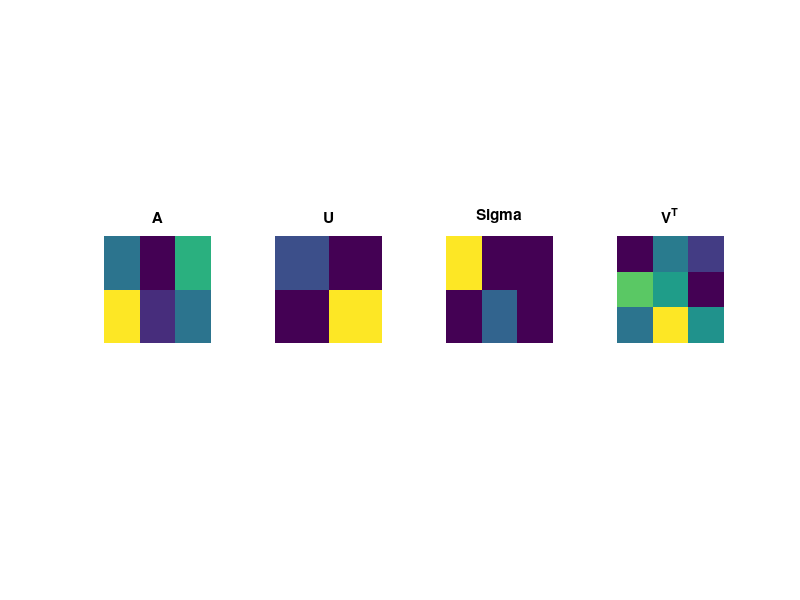
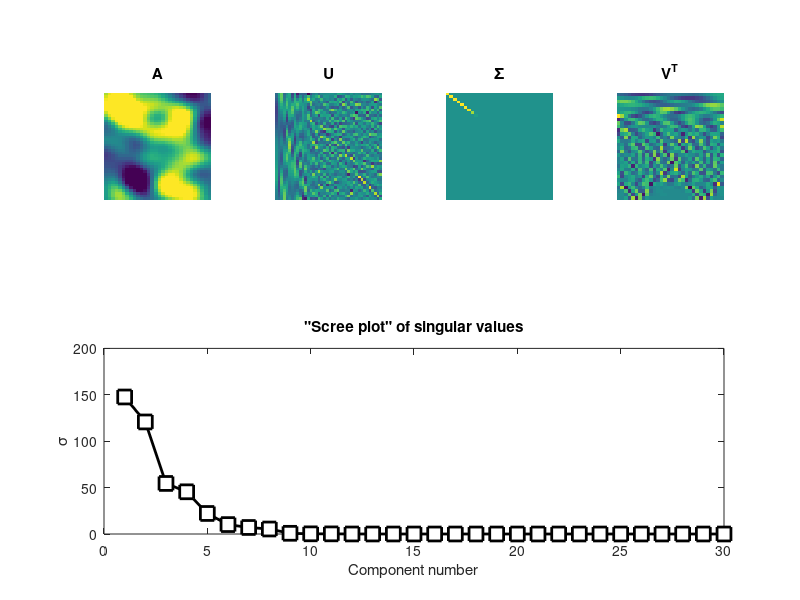
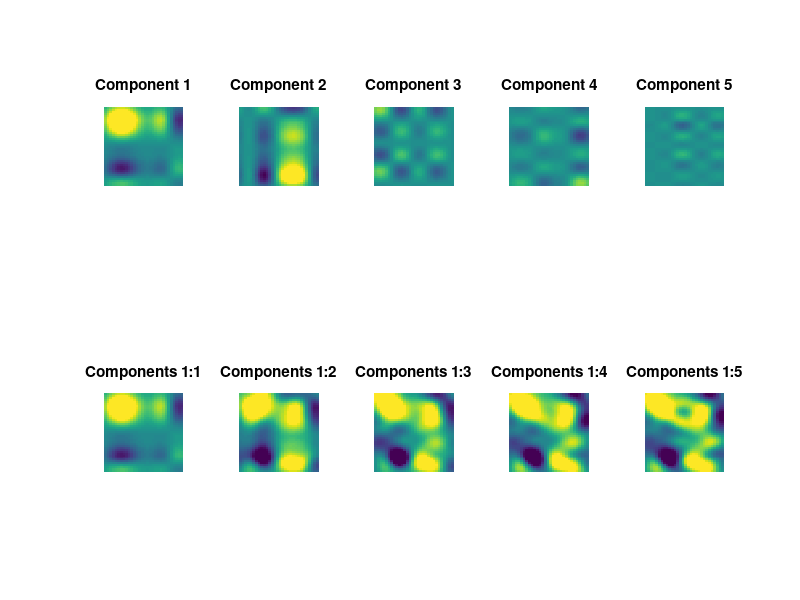
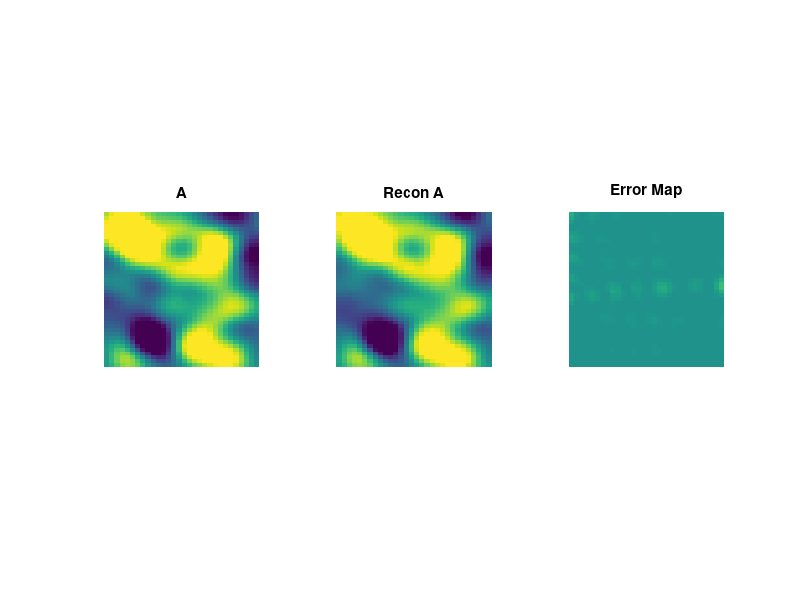

Write the MATLAB code that produced these figures, in order. (Note: this script raises an error after producing the figures.)
%% Singular Value Decomposition

% Define a matrix
A = [3 0 5; 8 1 3];

[U,S,V] = svd(A);

figure(1), clf
subplot(141), imagesc(A)
axis square, axis off, title("A")

subplot(142), imagesc(U)
axis square, axis off, title("U")

subplot(143), imagesc(S)
axis square, axis off, title("\Sigma")

subplot(144), imagesc(V')
axis square, axis off, title("V^T")

[A*V(:,1) S(1)*U(:,1)]

%% Code Challenge: SVD vs. eigendecomposition for square symmetric matrices
% Create a symmetric marix, eg, 5x5
% compute eigandecomposition (W,L) and SVD (U,S,V)
% Create images of all matrices
% Compare U and V, and U and W

A = randn(5);
A = A'*A;

%eig and sort
[W,L] = eig(A);
[d,sidx] = sort(diag(L), "descend");
% recreate L based on sorted vlaues
L = diag(d);
W = W(:,sidx); %rows preserved, columns changed


%svd
[U,S,V] = svd(A);

figure(2), clf
subplot(231), imagesc(W), title("W (eig)"), axis square
subplot(232), imagesc(L), title("\Lambda (eig)"), axis square
subplot(234), imagesc(U), title("U (svd)"), axis square
subplot(235), imagesc(S), title("S (svd)"), axis square
subplot(236), imagesc(V), title("V (svd)"), axis square

%% Relation between Singular Values and Eiganvalues
% Case 1: eig(A'*A) vs svd(A)

A = [3 1 0; 1 1 0];

[sort(nonzeros(eig(A'*A))) sort(svd(A)).^2] % They are the same

% Case 2: eig(A'*A) vs svd(A'*A)

[sort(eig(A'*A)) sort(svd(A'*A))]

% Case 3a: eig(A) vs svd(A), real-valued eigs
A = [3 1 0; 1 1 0; 1 1 1];

[sort(eig(A)) sort(svd(A))] % not the same, and no clear relation between them

% case 3b: random number, likely to give complex eiganvalues
A = randn(3);
[sort(eig(A)) sort(svd(A))] % again no relation between them
% svd are real values in random matrices

%% Code Challenge: U from Eigandecomposition of A
% Create a 3x6 matrix

A = randn(3,6);

% full svd (Us,Ss,Vs)
[Us, Ss, Vs] = svd(A);
Vs'*Vs;

% eig(A'*A) (V,L)
[V,L] = eig(A'*A);

% confirm that V = Vs
[d,sidx] = sort(diag(L), "descend");
L = diag(d);
V = V(:,sidx);

[V Vs]; % matrix A has rank of 3, so three columns will not be the same
% This has to do with the null space. They are equal in row space

% Check the reationship between Ss and L (take the square of Ss)
[diag(Ss).^2 diag(L(1:3,1:3))]

% Create U using only A,V and L
U = zeros(3);

for i=1:3
    U(:,i) = A*V(:,i)/sqrt(L(i,i))
end
U;

% Confirm thar U = Us
[U Us]
U - Us
U + Us

%% Code Challenge: A^TA, Av, and singular vectors

m = 14;
A = randn(m);

AtA = A'*A;
AAt = A*A';

[U,S,V] = svd(AtA);

diffs = zeros(m,1);
for i=1:m
    diffs(i) = sum((AAt*A*U(:,i) - A*U(:,i)*S(i,i)).^2);
end

%% Spectral Theory of Matrices

m = 40;
n = 30;

% define a 2d Gaussian for Smoothing
k = round((m+n)/4);
[X,Y] = meshgrid(linspace(-3,3,k));
g2d = exp(-(X.^2 +Y.^2)/(k/8));
imagesc(g2d);

% matrix
A = conv2(randn(m,n), g2d,"same");

% svd
[U,S,V] = svd(A);

Ascaled = A*1;

% SVD (need only singular values)
s = svd(Ascaled);

% color limit based on matrix range
clim = [-.5 .5]*max(abs(A(:)));

% show the constituent matrices
figure(2), clf
subplot(241), imagesc(A)
axis square, axis off, title('A')
set(gca,'clim',clim)

subplot(242), imagesc(U)
axis square, axis off, title('U')

subplot(243), imagesc(S)
axis square, axis off, title('\Sigma')
set(gca,'clim',clim)

subplot(244), imagesc(V')
axis square, axis off, title('V^T')

subplot(212)
plot(diag(S),'ks-','linew',2,'markersize',10,'markerfacecolor','w')
xlabel('Component number'), ylabel('\sigma')
title('"Scree plot" of singular values')

% Most of the information in this matrix can be accounted for by 5 values

%% now show the first 5 "layers" separately

figure(3), clf

rank1mats = zeros(5,m,n);

for i=1:5
    
    % create rank1 matrix
    rank1mats(i,:,:) = U(:,i)*S(i,i)*V(:,i)';
    
    subplot(2,5,i)
    imagesc(squeeze(rank1mats(i,:,:)))
    axis square, axis off
    set(gca,'clim',clim)
    title([ 'Component ' num2str(i) ])
    
    subplot(2,5,i+5)
    imagesc(squeeze(sum(rank1mats(1:i,:,:),1)))
    axis square, axis off
    set(gca,'clim',clim)
    title([ 'Components 1:' num2str(i) ])
end

%% SVD for low-rank approximation
% run tge code from previous section
nComps = 5;

% reduced vectors
Ur = U(:, 1:nComps);
Sr = S(1:nComps, 1:nComps);
Vr = V(:,1:nComps);

% low rank approximation
reconImage = Ur*Sr*Vr';

rank(reconImage)

% error map and percent difference from the original matrix
errormap = (reconImage - A).^2;
pctdiff = 100*norm(reconImage - A)/norm(A);

figure(4),clf
subplot(131), imagesc(A)
axis square, axis off, set(gca, "clim", clim), title("A")

subplot(132), imagesc(reconImage)
axis square, axis off, set(gca, "clim", clim), title("Recon A")

subplot(133), imagesc(errormap)
axis square, axis off, set(gca, "clim", clim), title("Error Map")

% put SVD results into structure (ease of size comparison)
mapRecn.U = Ur;
mapRecn.S = Sr;
mapRecn.V = Vr;

% get variable information
reconsize = whos('mapRecn');
origsize  = whos('A');

% display compression
disp([ num2str(100-100*reconsize.bytes/origsize.bytes) '% compression and ' ...
       num2str(pctdiff) '% error for r=' num2str(nComps) ' low-rank approximation.' ])

%% Convert Singular Values to Percent Variance

% define matrix size
m = 40;
n = 30;

% define a 2D Gaussian for smoothing
k = round((m+n)/4);
[X,Y] = meshgrid(linspace(-3,3,k));
g2d = exp(-(X.^2 + Y.^2)/(k/8));

% Define the matrix
A = conv2(randn(m,n),g2d,"same");

Ascaled = A*14535654;

% SVD (need only singular values)
s = svd(Ascaled);

% convert to percent variance
spct = 100*s/sum(s);

% plot the singular values for comparison
% This will change according to scalar multiplication
figure(6), clf
subplot(211)
plot(s,'ks-','linew',2,'markersize',10,'markerfacecolor','w')
xlabel('Component number'), ylabel('\sigma')
title('Raw singular values')

% this will not change no matter the scalar used to multiply the matrix
subplot(212)
plot(spct,'ks-','linew',2,'markersize',10,'markerfacecolor','w')
xlabel('Component number'), ylabel('\sigma (% of total)')
title('Percent-change-normalized singular values')

%% Code Challenge: When is UV^T Valid
% Generate a matrix s.t U*VT is valid (only for square matrix)
A = randn(5);
[U,S,V] = svd(A);

% compute the norm of U, V and U*VT
norm(U) %1

norm(V) %1

norm(U*V') %1

% Test U*UT, V*VT, U*VT
U*U' % identity

V*V' % Identity

U*V'

imagesc(U*V')

%% SVD, Matrix Inverse and Pseudoinverse

% define the matrix
A = [1 2 3;
     1 2 4;
     1 2 5];

[U,S,V] = svd(A);

% Pseudoinvert S
nonzeroels = S>eps;
S(nonzeroels) = 1./S(nonzeroels);

% Now Pseudoinvert A
Ai = V*S*U';

% Close to I
Ai*A;

% Compare to Matlab's pinv()
[Ai pinv(A)]

pinv(A)*A

%% Condition Number of a Matrix

% define a matrix
m = 40;

% define a 2D Gaussian for smoothing
k = round(m/2);
[X,Y] = meshgrid(linspace(-3,3,k));
g2d = exp(-(X.^2 + Y.^2)/(k/8));

% matrix
A = randn(m);
% A =conv2(randn(m),g2d,"same"); % later comment it out to see the
% difference between random and more structured data

% SVD: We only need the single values
s = svd(A);

% compute the condition number
condnum = s(1)/s(end);

% show the matrix
figure(6), clf
subplot(211), imagesc(A), axis square, axis off
title(["Condition Number: " num2str(condnum)])

subplot(212)
plot(s, "ks-", "linew", 2, "markersize",10,"markerfacecolor","w")
xlabel("Component Number"), ylabel("$\sigma")
title('"Scree Plot" of Singular Values')

%% Code Challenge: Create Matrix with Desired Condition Number
% create a random matrix with a specified condition number
m = 6;
n = 16;

condnum = 41.99;

% create singular vector matrices (orthogoal using QR decomposition)
[U,junk] = qr(randn(m));
[V,junk] = qr(randn(n));
s = linspace(condnum,1,min(m,n));

% create singular value matrix
S = zeros(m,n);
for i=1:length(s)
    S(i,i) = s(i);
end

% Create matrix A
A = U*S*V';
cond(A)

figure(7),clf
subplot(231), imagesc(U), axis square, axis off, title("U")
subplot(232), imagesc(S), axis square, axis off, title("\Sigma")
subplot(233), imagesc(V'), axis square, axis off, title("V^T")
subplot(235), imagesc(A), axis square, axis off 
title("A(Cond.Num=", num2str(cond(A)))

%% Code Challenge: Why you Avoid the Inverse

% Create a matrix with a known condition number
% compute its explicit inverse using inv() function
% Multiply the two to get I
% Compute the norm of the difference between I and eye()
% Repeat for matrices of size 2-70 and condition numbers btw 10-10^12
% Show results in an image

matrixSizes = 2:70;

condnums = linspace(10,1e12,40);

invDifs = zeros(length(matrixSizes),length(condnums));

for mi=1:length(matrixSizes)
    for ci=1:length(condnums)
        
        % create A
        [U,J] = qr(randn(matrixSizes(mi)));
        [V,J] = qr(randn(matrixSizes(mi)));
        S = diag(linspace(condnums(ci),1,matrixSizes(mi)));
        A = U*S*V';

        % Difference with identity matrix
        I = A*inv(A);
        Idiff = abs(I - eye(matrixSizes(mi)));

        % norm of the difference
        invDifs(mi,ci) = norm(Idiff);
    end
end

pcolor(condnums, matrixSizes, invDifs)
xlabel("Condition Number")
ylabel("Matrix Size")
set(gca,"clim",[0 max(invDifs(:))*0.6])
colorbar